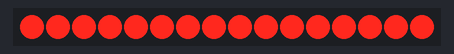
The program below on a simulated ESP32-S3. On the bench: 16 shift-register outputs drawn as a row of LEDs (first output left, lit = HIGH). Wiring (inferred from the names in the program): 2 × shift register (74HC595): data GPIO 11; shift clock GPIO 12; latch GPIO 10. Wiring (inferred from the signals the program sends): row of LEDs: on Q0, Q1, Q2, Q3, Q4, Q5, Q6, Q7, Q8, Q9, Q10, Q11, Q12, Q13, Q14, Q15.

Above: at 0.3 s.
At 4.19 s:
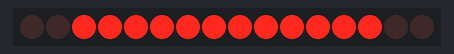
At 9.37 s:
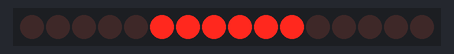
At 21.49 s:
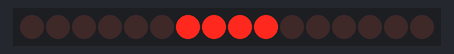
At 28.43 s:
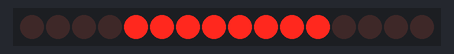
At 39.93 s:
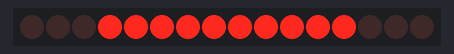
Timing chart, 0 to 40.0 s (numbered marks = the images above):
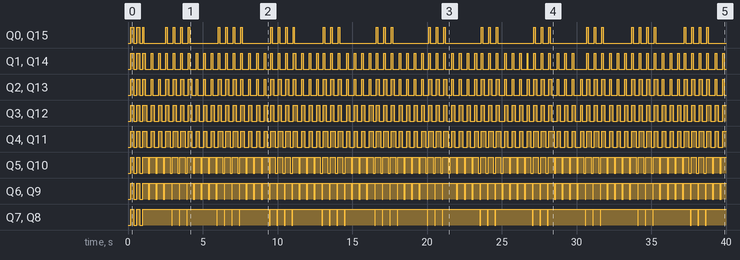

Measured:
- by itself, Q1, Q14: HIGH → LOW at 0.40 s, → HIGH 0.20 s later, → LOW 0.20 s later, → HIGH 0.20 s later, … (157 changes in this stretch)
- by itself, Q2, Q13: moves between LOW and HIGH, repeating every 5.5 s
- by itself, Q3, Q4, Q11, Q12: moves between LOW and HIGH, repeating every 4.0 s
- by itself, Q5, Q10: moves between LOW and HIGH, repeating every 7.0 s
- by itself, Q6, Q9: HIGH → LOW at 0.40 s, → HIGH 0.20 s later, → LOW 0.20 s later, → HIGH 0.20 s later, … (156 changes in this stretch)
- by itself, Q7, Q8: HIGH → LOW at 0.40 s, → HIGH 0.20 s later, → LOW 0.20 s later, → HIGH 0.20 s later, … (78 changes in this stretch)

The program:

main.cpp
```cpp
//**************************************************************//
//  Name    : shiftOutCode, Predefined Dual Array Style         //
//  Author  : Carlyn Maw, Tom Igoe                              //
//  Date    : 25 Oct, 2006                                      //
//  Version : 1.0                                               //
//  Notes   : Code for using a 74HC595 Shift Register           //
//          : to count from 0 to 255                            //

#include <Arduino.h>

int latchPin = 10;
int clockPin = 12;
int dataPin = 11;
byte dataRED;
byte dataGREEN;
byte dataArrayRED[10];
byte dataArrayGREEN[10];

void shiftOut(int myDataPin, int myClockPin, byte myDataOut) {
int i=0;
int pinState;
pinMode(myClockPin, OUTPUT);
pinMode(myDataPin, OUTPUT);
digitalWrite(myDataPin, 0);
digitalWrite(myClockPin, 0);
for (i=7; i>=0; i--)  {
digitalWrite(myClockPin, 0);

if ( myDataOut & (1<<i) ) {
pinState= 1;
}
else {
pinState= 0;
}

digitalWrite(myDataPin, pinState);
digitalWrite(myClockPin, 1);
digitalWrite(myDataPin, 0);
}
digitalWrite(myClockPin, 0);
}

void blinkAll_2Bytes(int n, int d) {
digitalWrite(latchPin, 0);
shiftOut(dataPin, clockPin, 0);
shiftOut(dataPin, clockPin, 0);
digitalWrite(latchPin, 1);
delay(200);
for (int x = 0; x < n; x++) {
digitalWrite(latchPin, 0);
shiftOut(dataPin, clockPin, 255);
shiftOut(dataPin, clockPin, 255);
digitalWrite(latchPin, 1);
delay(d);
digitalWrite(latchPin, 0);
shiftOut(dataPin, clockPin, 0);
shiftOut(dataPin, clockPin, 0);
digitalWrite(latchPin, 1);
delay(d);
}
}


void setup() {
pinMode(latchPin, OUTPUT);
Serial.begin(9600);
dataArrayRED[0] = 0xFF; //11111111
dataArrayRED[1] = 0xFE; //11111110
dataArrayRED[2] = 0xFC; //11111100
dataArrayRED[3] = 0xF8; //11111000
dataArrayRED[4] = 0xF0; //11110000
dataArrayRED[5] = 0xE0; //11100000
dataArrayRED[6] = 0xC0; //11000000
dataArrayRED[7] = 0x80; //10000000
dataArrayRED[8] = 0x00; //00000000
dataArrayRED[9] = 0xE0; //11100000


dataArrayGREEN[0] = 0xFF; //11111111
dataArrayGREEN[1] = 0x7F; //01111111
dataArrayGREEN[2] = 0x3F; //00111111
dataArrayGREEN[3] = 0x1F; //00011111
dataArrayGREEN[4] = 0x0F; //00001111
dataArrayGREEN[5] = 0x07; //00000111
dataArrayGREEN[6] = 0x03; //00000011
dataArrayGREEN[7] = 0x01; //00000001
dataArrayGREEN[8] = 0x00; //00000000
dataArrayGREEN[9] = 0x07; //00000111
blinkAll_2Bytes(2,200);
}

void loop() {
for (int j = 0; j < 10; j++) {
dataRED = dataArrayRED[j];
dataGREEN = dataArrayGREEN[j];
digitalWrite(latchPin, 0);
shiftOut(dataPin, clockPin, dataGREEN);
shiftOut(dataPin, clockPin, dataRED);
digitalWrite(latchPin, 1);
delay(50); // ennyi időnként küld adatot
}

}
```
